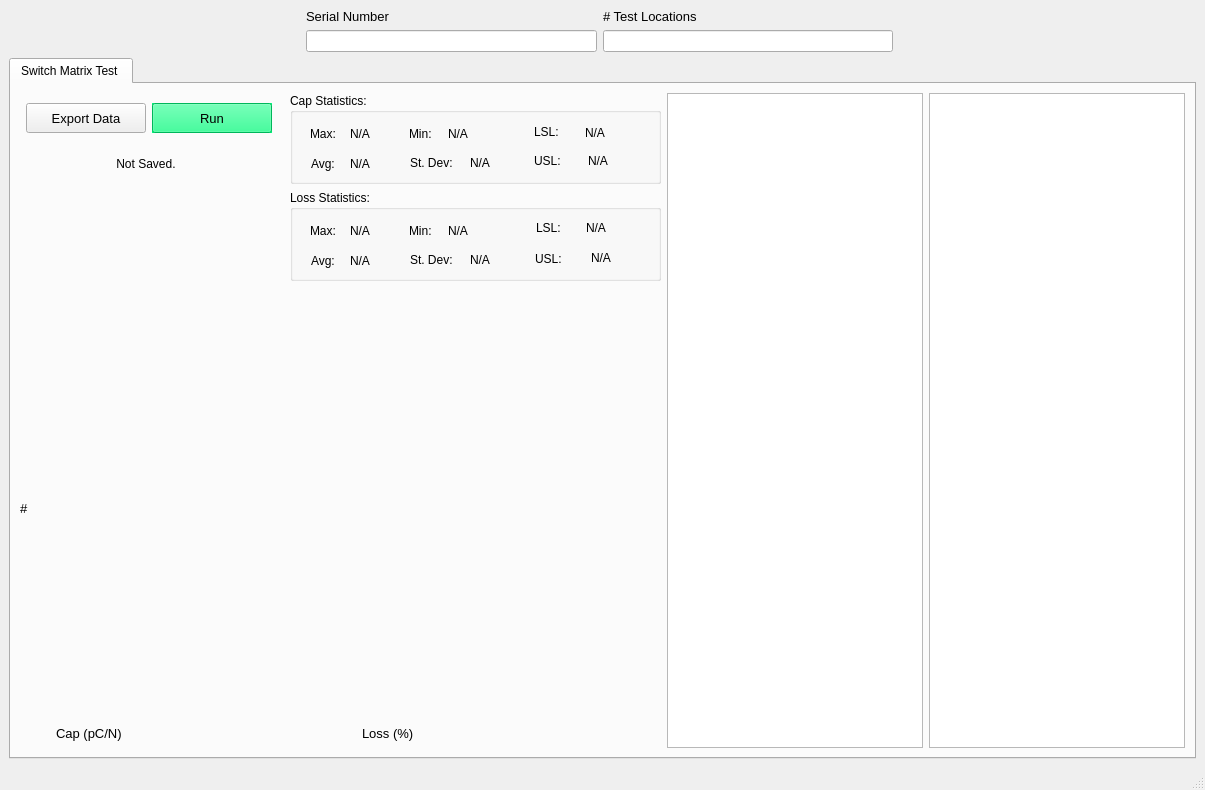
<?xml version="1.0" encoding="UTF-8"?>
<ui version="4.0">
 <class>MainWindow</class>
 <widget class="QMainWindow" name="MainWindow">
  <property name="geometry">
   <rect>
    <x>0</x>
    <y>0</y>
    <width>1172</width>
    <height>790</height>
   </rect>
  </property>
  <property name="windowTitle">
   <string>Frore Probe E Test</string>
  </property>
  <widget class="QWidget" name="centralwidget">
   <layout class="QGridLayout" name="gridLayout">
    <item row="1" column="2">
     <widget class="QLineEdit" name="NumProbeLocs"/>
    </item>
    <item row="1" column="0">
     <spacer name="horizontalSpacer_2">
      <property name="orientation">
       <enum>Qt::Horizontal</enum>
      </property>
      <property name="sizeHint" stdset="0">
       <size>
        <width>40</width>
        <height>20</height>
       </size>
      </property>
     </spacer>
    </item>
    <item row="1" column="1">
     <widget class="QLineEdit" name="SerialNum"/>
    </item>
    <item row="0" column="2">
     <widget class="QLabel" name="label_24">
      <property name="font">
       <font>
        <pointsize>10</pointsize>
       </font>
      </property>
      <property name="text">
       <string># Test Locations</string>
      </property>
     </widget>
    </item>
    <item row="0" column="1">
     <widget class="QLabel" name="label_20">
      <property name="font">
       <font>
        <pointsize>10</pointsize>
       </font>
      </property>
      <property name="text">
       <string>Serial Number </string>
      </property>
     </widget>
    </item>
    <item row="1" column="4">
     <spacer name="horizontalSpacer_3">
      <property name="orientation">
       <enum>Qt::Horizontal</enum>
      </property>
      <property name="sizeHint" stdset="0">
       <size>
        <width>40</width>
        <height>20</height>
       </size>
      </property>
     </spacer>
    </item>
    <item row="2" column="0" colspan="5">
     <widget class="QTabWidget" name="tabWidget">
      <property name="currentIndex">
       <number>0</number>
      </property>
      <widget class="QWidget" name="tab">
       <attribute name="title">
        <string>Switch Matrix Test </string>
       </attribute>
       <layout class="QGridLayout" name="gridLayout_5">
        <item row="4" column="0" colspan="5">
         <layout class="QGridLayout" name="gridLayout_3">
          <item row="0" column="1">
           <widget class="PlotWidget" name="graphWidget_CapHistogram" native="true">
            <property name="sizePolicy">
             <sizepolicy hsizetype="Preferred" vsizetype="Preferred">
              <horstretch>0</horstretch>
              <verstretch>0</verstretch>
             </sizepolicy>
            </property>
            <property name="minimumSize">
             <size>
              <width>270</width>
              <height>280</height>
             </size>
            </property>
           </widget>
          </item>
          <item row="0" column="2">
           <widget class="PlotWidget" name="graphWidget_LossHistogram" native="true">
            <property name="sizePolicy">
             <sizepolicy hsizetype="Preferred" vsizetype="Preferred">
              <horstretch>0</horstretch>
              <verstretch>0</verstretch>
             </sizepolicy>
            </property>
            <property name="minimumSize">
             <size>
              <width>270</width>
              <height>280</height>
             </size>
            </property>
           </widget>
          </item>
          <item row="0" column="0">
           <widget class="QLabel" name="label_43">
            <property name="sizePolicy">
             <sizepolicy hsizetype="Fixed" vsizetype="Expanding">
              <horstretch>0</horstretch>
              <verstretch>0</verstretch>
             </sizepolicy>
            </property>
            <property name="minimumSize">
             <size>
              <width>30</width>
              <height>30</height>
             </size>
            </property>
            <property name="font">
             <font>
              <pointsize>10</pointsize>
             </font>
            </property>
            <property name="text">
             <string>#</string>
            </property>
           </widget>
          </item>
          <item row="1" column="1">
           <widget class="QLabel" name="label_42">
            <property name="sizePolicy">
             <sizepolicy hsizetype="Expanding" vsizetype="Fixed">
              <horstretch>0</horstretch>
              <verstretch>0</verstretch>
             </sizepolicy>
            </property>
            <property name="minimumSize">
             <size>
              <width>120</width>
              <height>30</height>
             </size>
            </property>
            <property name="font">
             <font>
              <pointsize>10</pointsize>
             </font>
            </property>
            <property name="text">
             <string>Cap (pC/N)</string>
            </property>
           </widget>
          </item>
          <item row="1" column="2">
           <widget class="QLabel" name="label_44">
            <property name="sizePolicy">
             <sizepolicy hsizetype="Expanding" vsizetype="Fixed">
              <horstretch>0</horstretch>
              <verstretch>0</verstretch>
             </sizepolicy>
            </property>
            <property name="minimumSize">
             <size>
              <width>120</width>
              <height>30</height>
             </size>
            </property>
            <property name="font">
             <font>
              <pointsize>10</pointsize>
             </font>
            </property>
            <property name="text">
             <string>Loss (%)</string>
            </property>
           </widget>
          </item>
         </layout>
        </item>
        <item row="0" column="4">
         <layout class="QGridLayout" name="gridLayout_4">
          <property name="sizeConstraint">
           <enum>QLayout::SetFixedSize</enum>
          </property>
          <item row="0" column="0">
           <widget class="QGroupBox" name="groupBox_7">
            <property name="sizePolicy">
             <sizepolicy hsizetype="Fixed" vsizetype="Fixed">
              <horstretch>0</horstretch>
              <verstretch>0</verstretch>
             </sizepolicy>
            </property>
            <property name="minimumSize">
             <size>
              <width>371</width>
              <height>91</height>
             </size>
            </property>
            <property name="title">
             <string>Cap Statistics: </string>
            </property>
            <widget class="QLabel" name="label_3">
             <property name="geometry">
              <rect>
               <x>21</x>
               <y>60</y>
               <width>47</width>
               <height>21</height>
              </rect>
             </property>
             <property name="text">
              <string>Avg:</string>
             </property>
            </widget>
            <widget class="QLabel" name="label_2">
             <property name="geometry">
              <rect>
               <x>119</x>
               <y>30</y>
               <width>47</width>
               <height>21</height>
              </rect>
             </property>
             <property name="text">
              <string>Min:</string>
             </property>
            </widget>
            <widget class="QLabel" name="label_4">
             <property name="geometry">
              <rect>
               <x>120</x>
               <y>60</y>
               <width>61</width>
               <height>20</height>
              </rect>
             </property>
             <property name="text">
              <string>St. Dev:</string>
             </property>
            </widget>
            <widget class="QLabel" name="label">
             <property name="geometry">
              <rect>
               <x>20</x>
               <y>30</y>
               <width>47</width>
               <height>21</height>
              </rect>
             </property>
             <property name="text">
              <string>Max:</string>
             </property>
            </widget>
            <widget class="QLabel" name="max_Cap">
             <property name="geometry">
              <rect>
               <x>60</x>
               <y>30</y>
               <width>51</width>
               <height>21</height>
              </rect>
             </property>
             <property name="text">
              <string>N/A</string>
             </property>
            </widget>
            <widget class="QLabel" name="avg_Cap">
             <property name="geometry">
              <rect>
               <x>60</x>
               <y>60</y>
               <width>47</width>
               <height>21</height>
              </rect>
             </property>
             <property name="text">
              <string>N/A</string>
             </property>
            </widget>
            <widget class="QLabel" name="min_Cap">
             <property name="geometry">
              <rect>
               <x>158</x>
               <y>30</y>
               <width>47</width>
               <height>21</height>
              </rect>
             </property>
             <property name="text">
              <string>N/A</string>
             </property>
            </widget>
            <widget class="QLabel" name="stdev_Cap">
             <property name="geometry">
              <rect>
               <x>180</x>
               <y>59</y>
               <width>47</width>
               <height>21</height>
              </rect>
             </property>
             <property name="text">
              <string>N/A</string>
             </property>
            </widget>
            <widget class="QLabel" name="label_5">
             <property name="geometry">
              <rect>
               <x>244</x>
               <y>28</y>
               <width>47</width>
               <height>21</height>
              </rect>
             </property>
             <property name="text">
              <string>LSL: </string>
             </property>
            </widget>
            <widget class="QLabel" name="Cap_LSL">
             <property name="geometry">
              <rect>
               <x>295</x>
               <y>29</y>
               <width>51</width>
               <height>21</height>
              </rect>
             </property>
             <property name="text">
              <string>N/A</string>
             </property>
            </widget>
            <widget class="QLabel" name="Cap_USL">
             <property name="geometry">
              <rect>
               <x>298</x>
               <y>57</y>
               <width>51</width>
               <height>21</height>
              </rect>
             </property>
             <property name="text">
              <string>N/A</string>
             </property>
            </widget>
            <widget class="QLabel" name="label_6">
             <property name="geometry">
              <rect>
               <x>244</x>
               <y>57</y>
               <width>47</width>
               <height>21</height>
              </rect>
             </property>
             <property name="text">
              <string>USL:</string>
             </property>
            </widget>
           </widget>
          </item>
          <item row="1" column="0">
           <widget class="QGroupBox" name="groupBox_8">
            <property name="sizePolicy">
             <sizepolicy hsizetype="Fixed" vsizetype="Fixed">
              <horstretch>0</horstretch>
              <verstretch>0</verstretch>
             </sizepolicy>
            </property>
            <property name="minimumSize">
             <size>
              <width>371</width>
              <height>91</height>
             </size>
            </property>
            <property name="title">
             <string>Loss Statistics: </string>
            </property>
            <widget class="QLabel" name="label_11">
             <property name="geometry">
              <rect>
               <x>21</x>
               <y>60</y>
               <width>47</width>
               <height>21</height>
              </rect>
             </property>
             <property name="text">
              <string>Avg:</string>
             </property>
            </widget>
            <widget class="QLabel" name="label_12">
             <property name="geometry">
              <rect>
               <x>119</x>
               <y>30</y>
               <width>47</width>
               <height>21</height>
              </rect>
             </property>
             <property name="text">
              <string>Min:</string>
             </property>
            </widget>
            <widget class="QLabel" name="label_13">
             <property name="geometry">
              <rect>
               <x>120</x>
               <y>60</y>
               <width>61</width>
               <height>20</height>
              </rect>
             </property>
             <property name="text">
              <string>St. Dev:</string>
             </property>
            </widget>
            <widget class="QLabel" name="label_14">
             <property name="geometry">
              <rect>
               <x>20</x>
               <y>30</y>
               <width>47</width>
               <height>21</height>
              </rect>
             </property>
             <property name="text">
              <string>Max:</string>
             </property>
            </widget>
            <widget class="QLabel" name="max_Loss">
             <property name="geometry">
              <rect>
               <x>60</x>
               <y>30</y>
               <width>51</width>
               <height>21</height>
              </rect>
             </property>
             <property name="text">
              <string>N/A</string>
             </property>
            </widget>
            <widget class="QLabel" name="avg_Loss">
             <property name="geometry">
              <rect>
               <x>60</x>
               <y>60</y>
               <width>47</width>
               <height>21</height>
              </rect>
             </property>
             <property name="text">
              <string>N/A</string>
             </property>
            </widget>
            <widget class="QLabel" name="min_Loss">
             <property name="geometry">
              <rect>
               <x>158</x>
               <y>30</y>
               <width>47</width>
               <height>21</height>
              </rect>
             </property>
             <property name="text">
              <string>N/A</string>
             </property>
            </widget>
            <widget class="QLabel" name="stdev_Loss">
             <property name="geometry">
              <rect>
               <x>180</x>
               <y>59</y>
               <width>47</width>
               <height>21</height>
              </rect>
             </property>
             <property name="text">
              <string>N/A</string>
             </property>
            </widget>
            <widget class="QLabel" name="label_16">
             <property name="geometry">
              <rect>
               <x>246</x>
               <y>27</y>
               <width>47</width>
               <height>21</height>
              </rect>
             </property>
             <property name="text">
              <string>LSL: </string>
             </property>
            </widget>
            <widget class="QLabel" name="Loss_LSL">
             <property name="geometry">
              <rect>
               <x>296</x>
               <y>27</y>
               <width>51</width>
               <height>21</height>
              </rect>
             </property>
             <property name="text">
              <string>N/A</string>
             </property>
            </widget>
            <widget class="QLabel" name="Loss_USL">
             <property name="geometry">
              <rect>
               <x>301</x>
               <y>57</y>
               <width>51</width>
               <height>21</height>
              </rect>
             </property>
             <property name="text">
              <string>N/A</string>
             </property>
            </widget>
            <widget class="QLabel" name="label_15">
             <property name="geometry">
              <rect>
               <x>245</x>
               <y>58</y>
               <width>47</width>
               <height>21</height>
              </rect>
             </property>
             <property name="text">
              <string>USL:</string>
             </property>
            </widget>
           </widget>
          </item>
         </layout>
        </item>
        <item row="0" column="6" rowspan="5">
         <widget class="QTableWidget" name="tableWidget_LossArray">
          <property name="sizePolicy">
           <sizepolicy hsizetype="Fixed" vsizetype="Expanding">
            <horstretch>0</horstretch>
            <verstretch>0</verstretch>
           </sizepolicy>
          </property>
          <property name="minimumSize">
           <size>
            <width>256</width>
            <height>649</height>
           </size>
          </property>
         </widget>
        </item>
        <item row="0" column="3">
         <spacer name="horizontalSpacer">
          <property name="orientation">
           <enum>Qt::Horizontal</enum>
          </property>
          <property name="sizeHint" stdset="0">
           <size>
            <width>40</width>
            <height>20</height>
           </size>
          </property>
         </spacer>
        </item>
        <item row="0" column="5" rowspan="5">
         <widget class="QTableWidget" name="tableWidget_CapArray">
          <property name="sizePolicy">
           <sizepolicy hsizetype="Fixed" vsizetype="Expanding">
            <horstretch>0</horstretch>
            <verstretch>0</verstretch>
           </sizepolicy>
          </property>
          <property name="minimumSize">
           <size>
            <width>256</width>
            <height>649</height>
           </size>
          </property>
         </widget>
        </item>
        <item row="0" column="1">
         <layout class="QGridLayout" name="gridLayout_2">
          <item row="3" column="0">
           <spacer name="verticalSpacer">
            <property name="orientation">
             <enum>Qt::Vertical</enum>
            </property>
            <property name="sizeType">
             <enum>QSizePolicy::Fixed</enum>
            </property>
            <property name="sizeHint" stdset="0">
             <size>
              <width>20</width>
              <height>90</height>
             </size>
            </property>
           </spacer>
          </item>
          <item row="0" column="0">
           <widget class="QPushButton" name="save_ImpArray">
            <property name="sizePolicy">
             <sizepolicy hsizetype="Fixed" vsizetype="Fixed">
              <horstretch>0</horstretch>
              <verstretch>0</verstretch>
             </sizepolicy>
            </property>
            <property name="minimumSize">
             <size>
              <width>120</width>
              <height>30</height>
             </size>
            </property>
            <property name="font">
             <font>
              <pointsize>10</pointsize>
             </font>
            </property>
            <property name="text">
             <string>Export Data</string>
            </property>
           </widget>
          </item>
          <item row="0" column="1">
           <widget class="QPushButton" name="Run">
            <property name="minimumSize">
             <size>
              <width>120</width>
              <height>30</height>
             </size>
            </property>
            <property name="palette">
             <palette>
              <active>
               <colorrole role="WindowText">
                <brush brushstyle="SolidPattern">
                 <color alpha="255">
                  <red>0</red>
                  <green>0</green>
                  <blue>0</blue>
                 </color>
                </brush>
               </colorrole>
               <colorrole role="Button">
                <brush brushstyle="SolidPattern">
                 <color alpha="255">
                  <red>0</red>
                  <green>255</green>
                  <blue>127</blue>
                 </color>
                </brush>
               </colorrole>
               <colorrole role="Light">
                <brush brushstyle="SolidPattern">
                 <color alpha="255">
                  <red>127</red>
                  <green>255</green>
                  <blue>191</blue>
                 </color>
                </brush>
               </colorrole>
               <colorrole role="Midlight">
                <brush brushstyle="SolidPattern">
                 <color alpha="255">
                  <red>63</red>
                  <green>255</green>
                  <blue>159</blue>
                 </color>
                </brush>
               </colorrole>
               <colorrole role="Dark">
                <brush brushstyle="SolidPattern">
                 <color alpha="255">
                  <red>0</red>
                  <green>127</green>
                  <blue>63</blue>
                 </color>
                </brush>
               </colorrole>
               <colorrole role="Mid">
                <brush brushstyle="SolidPattern">
                 <color alpha="255">
                  <red>0</red>
                  <green>170</green>
                  <blue>84</blue>
                 </color>
                </brush>
               </colorrole>
               <colorrole role="Text">
                <brush brushstyle="SolidPattern">
                 <color alpha="255">
                  <red>0</red>
                  <green>0</green>
                  <blue>0</blue>
                 </color>
                </brush>
               </colorrole>
               <colorrole role="BrightText">
                <brush brushstyle="SolidPattern">
                 <color alpha="255">
                  <red>255</red>
                  <green>255</green>
                  <blue>255</blue>
                 </color>
                </brush>
               </colorrole>
               <colorrole role="ButtonText">
                <brush brushstyle="SolidPattern">
                 <color alpha="255">
                  <red>0</red>
                  <green>0</green>
                  <blue>0</blue>
                 </color>
                </brush>
               </colorrole>
               <colorrole role="Base">
                <brush brushstyle="SolidPattern">
                 <color alpha="255">
                  <red>255</red>
                  <green>255</green>
                  <blue>255</blue>
                 </color>
                </brush>
               </colorrole>
               <colorrole role="Window">
                <brush brushstyle="SolidPattern">
                 <color alpha="255">
                  <red>0</red>
                  <green>255</green>
                  <blue>127</blue>
                 </color>
                </brush>
               </colorrole>
               <colorrole role="Shadow">
                <brush brushstyle="SolidPattern">
                 <color alpha="255">
                  <red>0</red>
                  <green>0</green>
                  <blue>0</blue>
                 </color>
                </brush>
               </colorrole>
               <colorrole role="AlternateBase">
                <brush brushstyle="SolidPattern">
                 <color alpha="255">
                  <red>127</red>
                  <green>255</green>
                  <blue>191</blue>
                 </color>
                </brush>
               </colorrole>
               <colorrole role="ToolTipBase">
                <brush brushstyle="SolidPattern">
                 <color alpha="255">
                  <red>255</red>
                  <green>255</green>
                  <blue>220</blue>
                 </color>
                </brush>
               </colorrole>
               <colorrole role="ToolTipText">
                <brush brushstyle="SolidPattern">
                 <color alpha="255">
                  <red>0</red>
                  <green>0</green>
                  <blue>0</blue>
                 </color>
                </brush>
               </colorrole>
               <colorrole role="PlaceholderText">
                <brush brushstyle="SolidPattern">
                 <color alpha="128">
                  <red>0</red>
                  <green>0</green>
                  <blue>0</blue>
                 </color>
                </brush>
               </colorrole>
              </active>
              <inactive>
               <colorrole role="WindowText">
                <brush brushstyle="SolidPattern">
                 <color alpha="255">
                  <red>0</red>
                  <green>0</green>
                  <blue>0</blue>
                 </color>
                </brush>
               </colorrole>
               <colorrole role="Button">
                <brush brushstyle="SolidPattern">
                 <color alpha="255">
                  <red>0</red>
                  <green>255</green>
                  <blue>127</blue>
                 </color>
                </brush>
               </colorrole>
               <colorrole role="Light">
                <brush brushstyle="SolidPattern">
                 <color alpha="255">
                  <red>127</red>
                  <green>255</green>
                  <blue>191</blue>
                 </color>
                </brush>
               </colorrole>
               <colorrole role="Midlight">
                <brush brushstyle="SolidPattern">
                 <color alpha="255">
                  <red>63</red>
                  <green>255</green>
                  <blue>159</blue>
                 </color>
                </brush>
               </colorrole>
               <colorrole role="Dark">
                <brush brushstyle="SolidPattern">
                 <color alpha="255">
                  <red>0</red>
                  <green>127</green>
                  <blue>63</blue>
                 </color>
                </brush>
               </colorrole>
               <colorrole role="Mid">
                <brush brushstyle="SolidPattern">
                 <color alpha="255">
                  <red>0</red>
                  <green>170</green>
                  <blue>84</blue>
                 </color>
                </brush>
               </colorrole>
               <colorrole role="Text">
                <brush brushstyle="SolidPattern">
                 <color alpha="255">
                  <red>0</red>
                  <green>0</green>
                  <blue>0</blue>
                 </color>
                </brush>
               </colorrole>
               <colorrole role="BrightText">
                <brush brushstyle="SolidPattern">
                 <color alpha="255">
                  <red>255</red>
                  <green>255</green>
                  <blue>255</blue>
                 </color>
                </brush>
               </colorrole>
               <colorrole role="ButtonText">
                <brush brushstyle="SolidPattern">
                 <color alpha="255">
                  <red>0</red>
                  <green>0</green>
                  <blue>0</blue>
                 </color>
                </brush>
               </colorrole>
               <colorrole role="Base">
                <brush brushstyle="SolidPattern">
                 <color alpha="255">
                  <red>255</red>
                  <green>255</green>
                  <blue>255</blue>
                 </color>
                </brush>
               </colorrole>
               <colorrole role="Window">
                <brush brushstyle="SolidPattern">
                 <color alpha="255">
                  <red>0</red>
                  <green>255</green>
                  <blue>127</blue>
                 </color>
                </brush>
               </colorrole>
               <colorrole role="Shadow">
                <brush brushstyle="SolidPattern">
                 <color alpha="255">
                  <red>0</red>
                  <green>0</green>
                  <blue>0</blue>
                 </color>
                </brush>
               </colorrole>
               <colorrole role="AlternateBase">
                <brush brushstyle="SolidPattern">
                 <color alpha="255">
                  <red>127</red>
                  <green>255</green>
                  <blue>191</blue>
                 </color>
                </brush>
               </colorrole>
               <colorrole role="ToolTipBase">
                <brush brushstyle="SolidPattern">
                 <color alpha="255">
                  <red>255</red>
                  <green>255</green>
                  <blue>220</blue>
                 </color>
                </brush>
               </colorrole>
               <colorrole role="ToolTipText">
                <brush brushstyle="SolidPattern">
                 <color alpha="255">
                  <red>0</red>
                  <green>0</green>
                  <blue>0</blue>
                 </color>
                </brush>
               </colorrole>
               <colorrole role="PlaceholderText">
                <brush brushstyle="SolidPattern">
                 <color alpha="128">
                  <red>0</red>
                  <green>0</green>
                  <blue>0</blue>
                 </color>
                </brush>
               </colorrole>
              </inactive>
              <disabled>
               <colorrole role="WindowText">
                <brush brushstyle="SolidPattern">
                 <color alpha="255">
                  <red>0</red>
                  <green>127</green>
                  <blue>63</blue>
                 </color>
                </brush>
               </colorrole>
               <colorrole role="Button">
                <brush brushstyle="SolidPattern">
                 <color alpha="255">
                  <red>0</red>
                  <green>255</green>
                  <blue>127</blue>
                 </color>
                </brush>
               </colorrole>
               <colorrole role="Light">
                <brush brushstyle="SolidPattern">
                 <color alpha="255">
                  <red>127</red>
                  <green>255</green>
                  <blue>191</blue>
                 </color>
                </brush>
               </colorrole>
               <colorrole role="Midlight">
                <brush brushstyle="SolidPattern">
                 <color alpha="255">
                  <red>63</red>
                  <green>255</green>
                  <blue>159</blue>
                 </color>
                </brush>
               </colorrole>
               <colorrole role="Dark">
                <brush brushstyle="SolidPattern">
                 <color alpha="255">
                  <red>0</red>
                  <green>127</green>
                  <blue>63</blue>
                 </color>
                </brush>
               </colorrole>
               <colorrole role="Mid">
                <brush brushstyle="SolidPattern">
                 <color alpha="255">
                  <red>0</red>
                  <green>170</green>
                  <blue>84</blue>
                 </color>
                </brush>
               </colorrole>
               <colorrole role="Text">
                <brush brushstyle="SolidPattern">
                 <color alpha="255">
                  <red>0</red>
                  <green>127</green>
                  <blue>63</blue>
                 </color>
                </brush>
               </colorrole>
               <colorrole role="BrightText">
                <brush brushstyle="SolidPattern">
                 <color alpha="255">
                  <red>255</red>
                  <green>255</green>
                  <blue>255</blue>
                 </color>
                </brush>
               </colorrole>
               <colorrole role="ButtonText">
                <brush brushstyle="SolidPattern">
                 <color alpha="255">
                  <red>0</red>
                  <green>127</green>
                  <blue>63</blue>
                 </color>
                </brush>
               </colorrole>
               <colorrole role="Base">
                <brush brushstyle="SolidPattern">
                 <color alpha="255">
                  <red>0</red>
                  <green>255</green>
                  <blue>127</blue>
                 </color>
                </brush>
               </colorrole>
               <colorrole role="Window">
                <brush brushstyle="SolidPattern">
                 <color alpha="255">
                  <red>0</red>
                  <green>255</green>
                  <blue>127</blue>
                 </color>
                </brush>
               </colorrole>
               <colorrole role="Shadow">
                <brush brushstyle="SolidPattern">
                 <color alpha="255">
                  <red>0</red>
                  <green>0</green>
                  <blue>0</blue>
                 </color>
                </brush>
               </colorrole>
               <colorrole role="AlternateBase">
                <brush brushstyle="SolidPattern">
                 <color alpha="255">
                  <red>0</red>
                  <green>255</green>
                  <blue>127</blue>
                 </color>
                </brush>
               </colorrole>
               <colorrole role="ToolTipBase">
                <brush brushstyle="SolidPattern">
                 <color alpha="255">
                  <red>255</red>
                  <green>255</green>
                  <blue>220</blue>
                 </color>
                </brush>
               </colorrole>
               <colorrole role="ToolTipText">
                <brush brushstyle="SolidPattern">
                 <color alpha="255">
                  <red>0</red>
                  <green>0</green>
                  <blue>0</blue>
                 </color>
                </brush>
               </colorrole>
               <colorrole role="PlaceholderText">
                <brush brushstyle="SolidPattern">
                 <color alpha="128">
                  <red>0</red>
                  <green>0</green>
                  <blue>0</blue>
                 </color>
                </brush>
               </colorrole>
              </disabled>
             </palette>
            </property>
            <property name="font">
             <font>
              <pointsize>10</pointsize>
             </font>
            </property>
            <property name="autoFillBackground">
             <bool>true</bool>
            </property>
            <property name="text">
             <string>Run</string>
            </property>
           </widget>
          </item>
          <item row="2" column="0" colspan="2">
           <widget class="QLabel" name="label_7">
            <property name="sizePolicy">
             <sizepolicy hsizetype="Fixed" vsizetype="Fixed">
              <horstretch>0</horstretch>
              <verstretch>0</verstretch>
             </sizepolicy>
            </property>
            <property name="minimumSize">
             <size>
              <width>240</width>
              <height>30</height>
             </size>
            </property>
            <property name="text">
             <string>&lt;html&gt;&lt;head/&gt;&lt;body&gt;&lt;p align=&quot;center&quot;&gt;Not Saved.&lt;/p&gt;&lt;/body&gt;&lt;/html&gt;</string>
            </property>
           </widget>
          </item>
         </layout>
        </item>
       </layout>
      </widget>
     </widget>
    </item>
   </layout>
  </widget>
  <widget class="QStatusBar" name="statusbar"/>
 </widget>
 <customwidgets>
  <customwidget>
   <class>PlotWidget</class>
   <extends>QWidget</extends>
   <header location="global">pyqtgraph</header>
   <container>1</container>
  </customwidget>
 </customwidgets>
 <resources/>
 <connections/>
</ui>
